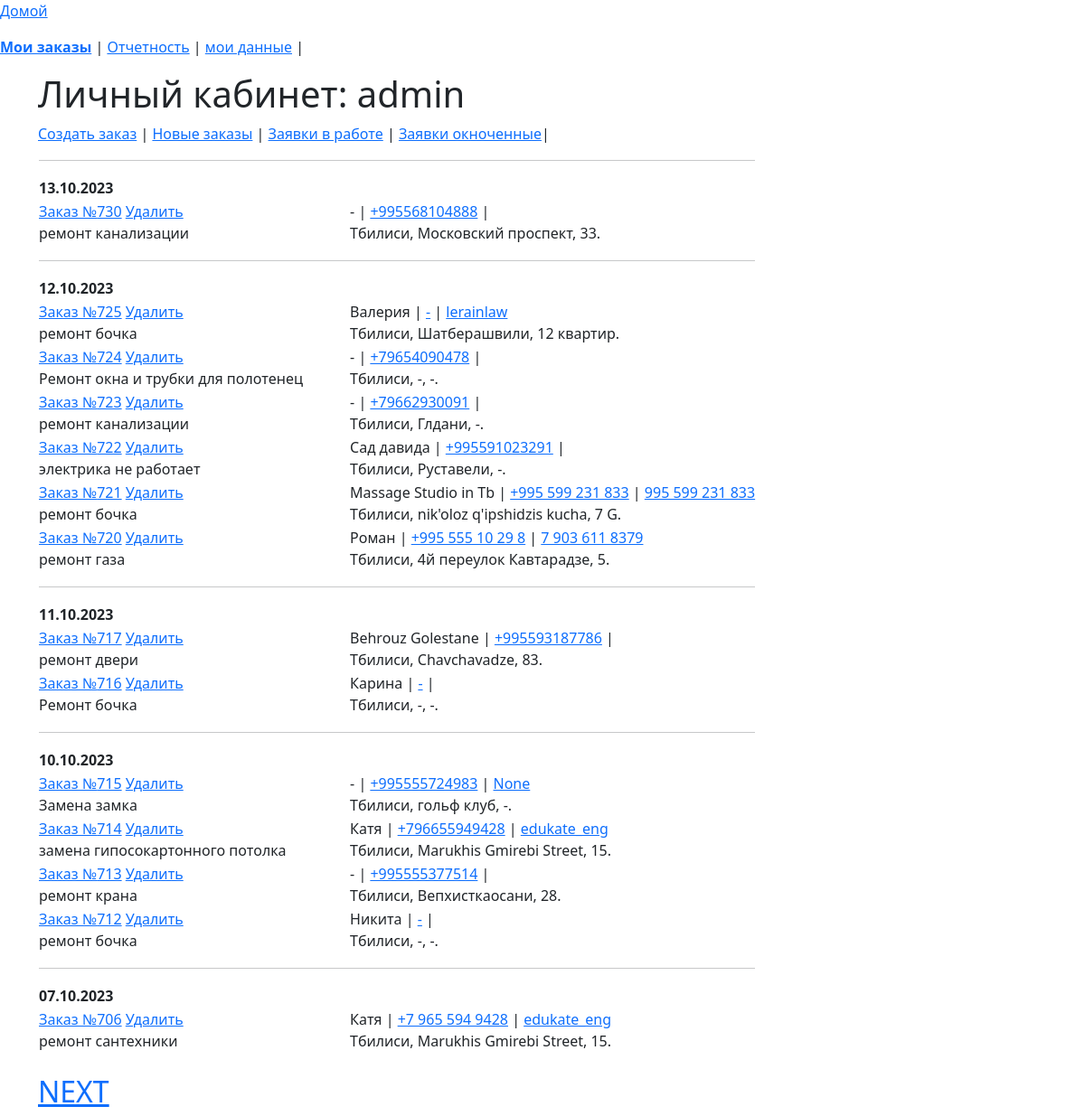
Screenshot of /list_order (signed in) with the database file from the repository.
### app_site/models.py (models this page shows)
class OrderList(models.Model):
    time_in = models.DateTimeField(auto_now_add=True, verbose_name='Дата заказа')
    time_out = models.DateTimeField(null=True, blank=True, verbose_name='Дата выполнения')
    repairer_id = models.ForeignKey(User, on_delete=models.SET_NULL, null=True, blank=True,
                                    verbose_name='Мастер', default='', )
    price = models.DecimalField(decimal_places=2, max_digits=7, null=True, blank=True, verbose_name='Стоимость работ')
    text_order = models.CharField(max_length=1500, verbose_name='Описание проблемы', blank=True, null=True)
    customer_name = models.CharField(max_length=50, verbose_name='Ваше имя')
    customer_phone = models.CharField(max_length=16, verbose_name='Номер телефона')
    customer_telegram = models.CharField(max_length=26, verbose_name='Телеграм', blank=True, null=True)
    customer_code = models.CharField(max_length=16, verbose_name='Код организации', blank=True, null=True)
    address_city = models.CharField(max_length=2, choices=CITY_CHOICES, default='TB', null=True, blank=True,
                                    verbose_name='Город')
    order_status = models.CharField(max_length=3, choices=ORDER_STATUS, default='BEG', null=True, blank=True,
                                    verbose_name='Статус заказа')
    address_street_app = models.CharField(max_length=150, verbose_name='Улица', null=True, blank=True)
    address_num = models.CharField(max_length=10, verbose_name='Номер дома', null=True, blank=True)
    services = models.ManyToManyField('Service', through='Invoice')
    class Meta:
        verbose_name = 'Список заказов'
        verbose_name_plural = 'Список заказов'

### app_site/views.py (the view)
# urls.py: path('list_order', OrderManagementSystem.as_view(), name='list_order'),
class OrderManagementSystem(LoginRequiredMixin, ListView):
    model = OrderList
    context_object_name = 'order'
    template_name = 'order_list.html'
    def get_queryset(self):
        if not self.request.GET.get('work_status'):
            self.queryset = OrderList.objects\
                .filter(repairer_id=self.request.user)\
                .order_by("-pk")
        else:
            self.queryset = OrderList.objects \
                .filter(repairer_id=self.request.user, order_status=self.request.GET.get('work_status')) \
                .order_by("-pk")
        return self.queryset[0:14]
    def get_context_data(self, **kwargs):
        context = super().get_context_data(**kwargs)
        context['form'] = OrderForm
        return context

### app_site/templatetags/custom_filters.py (called while the page is built)
@register.filter()
def choice_tag(value, A):
    try:
        if A == 'city':
            a = dict(CITY_CHOICES)
        elif A == 'status_order':
            a = dict(ORDER_STATUS)
        elif A == 'month':
            a = dict(MONTH)
        elif A == 'work_type':
            a = dict(WORK_CHOICES)
        return f'{a[value]}'
    except KeyError:
        return f''

### templates/order_list.html (shortened to what this page needs)
{% extends 'flatpages/default_user.html' %}
{% load custom_filters %}
{% load custom_tags %}
{% block body %}
<a href="#"  onclick="show_create_order_form(document.getElementById('form'))"
                      id="link_create_order_form">Создать заказ</a> |
<a href="{% url 'list_order' %}?work_status=SND">Новые заказы</a> |
<a href="{% url 'list_order'%}?work_status=RCV">Заявки в работе</a> |
<a href="{% url 'list_order'%}?work_status=END">Заявки окноченные</a>|
<table id="head" >
    {% regroup order by time_in|date:"d.m.Y" as day %}
        {% for y in day %}
        <tr><td  colspan="6"><hr></td></tr>
        <tr>
            <td  colspan="6">
                <b>{{ y.grouper }}</b>
            </td>
        <tr>
            {% for i in y.list %}
            <tr>
                <td>
                    <a href="{% url 'invoice' i.pk %}" id="order_{{ i.pk }}">Заказ №{{ i.pk}}</a>
                    <a href="{% url 'delete-order' i.pk %}" id="delete_{{ i.pk }}">Удалить</a><br>
                    <span id="text_order_{{ i.pk }}">{{ i.text_order|truncatechars:70 }}</span>
                </td>
                <td width = 50></td>
                <td><span id="customer_name_{{ i.pk }}">{{ i.customer_name }}</span> |
                    <a href="tel:+{{ i.customer_phone }}" title="Телефон" id="customer_phone_{{ i.pk }}">{{ i.customer_phone }}</a> |
                    <a href="https://t.me/{{ i.customer_telegram|cut:'@' }}" title="Телеграм" id="customer_telegram_{{ i.pk }}">
                        {{ i.customer_telegram }}</a>
                    <br>
                    <span id="city_{{ i.pk }}">{{ i.address_city|choice_tag:'city'}}</span>,
                    <span id="street_app_{{ i.pk }}">{{ i.address_street_app }}</span>,
                    <span id="num_{{ i.pk }}">{{ i.address_num }}</span>.
                </td>
                </tr>
            {% endfor %}
        {% endfor %}
    </tr>
</table>
<br>
<h2>
    {% if order.13.pk %}
        <a href="../listorderjson?last_pk={{ order.13.pk }}&work_status=ALL" class="p" id="paginator_next">NEXT</a>
    {% endif %}
</h2>
{% endblock body %}

### templates/flatpages/default_user.html (shortened to what this page needs)
{% load static %}
<!doctype html>
<html lang="en">
  <head>
    <link href="https://cdn.jsdelivr.net/npm/bootstrap@5.3.0/dist/css/bootstrap.min.css" rel="stylesheet">
  </head>
  <body>
<p><a href="{% url 'home' %}" >Домой</a></p>
{% url 'list_order' as the_url1 %}
{% url 'stat' as the_url2 %}
{% url 'user' request.user.id as the_url3 %}
<p>
{% if the_url1 in request.get_full_path  %}
<a href="{{ the_url1 }}"><b>Мои заказы</b></a> |
{% else %}
<a href="{{ the_url1 }}">Мои заказы</a> |
{% endif %}
{% if the_url2 in request.get_full_path  %}
<a href="{{ the_url2 }}"><b>Отчетность</b></a> |
{% else %}
<a href="{{ the_url2 }}">Отчетность</a> |
{% endif %}
{% if the_url3 in request.get_full_path  %}
<a href="{{ the_url3 }}"><b>мои данные</b></a> |
{% else %}
<a href="{{ the_url3 }}">мои данные</a> |
{% endif %}
</p>
<div class="container">
<h1 class="test">Личный кабинет: {{ user.username }}</h1>
{% block body %}
{% endblock body%}
</div>
  </body>
</html>

### rows the page displays
OrderList: pk "730", text_order "ремонт канализации", customer_name "-", customer_phone "+995568104888", address_city|choice_tag "Тбилиси", address_street_app "Московский проспект", address_num "33"
OrderList: pk "725", text_order "ремонт бочка", customer_name "Валерия", customer_phone "-", customer_telegram "lerainlaw", address_city|choice_tag "Тбилиси", address_street_app "Шатберашвили", address_num "12 квартир"
OrderList: pk "724", text_order "Ремонт окна и трубки для полотенец", customer_name "-", customer_phone "+79654090478", address_city|choice_tag "Тбилиси", address_street_app "-", address_num "-"
OrderList: pk "723", text_order "ремонт канализации", customer_name "-", customer_phone "+79662930091", address_city|choice_tag "Тбилиси", address_street_app "Глдани", address_num "-"
OrderList: pk "722", text_order "электрика не работает", customer_name "Сад давида", customer_phone "+995591023291", address_city|choice_tag "Тбилиси", address_street_app "Руставели", address_num "-"
OrderList: pk "721", text_order "ремонт бочка", customer_name "Massage Studio in Tb", customer_phone "+995 599 231 833", customer_telegram "995 599 231 833", address_city|choice_tag "Тбилиси", address_street_app "nik'oloz q'ipshidzis kucha", address_num "7 G"
OrderList: pk "720", text_order "ремонт газа", customer_name "Роман", customer_phone "+995 555 10 29 8", customer_telegram "7 903 611 8379", address_city|choice_tag "Тбилиси", address_street_app "4й переулок Кавтарадзе", address_num "5"
OrderList: pk "717", text_order "ремонт двери", customer_name "Behrouz Golestane", customer_phone "+995593187786", address_city|choice_tag "Тбилиси", address_street_app "Chavchavadze", address_num "83"
OrderList: pk "716", text_order "Ремонт бочка", customer_name "Карина", customer_phone "-", address_city|choice_tag "Тбилиси", address_street_app "-", address_num "-"
OrderList: pk "715", text_order "Замена замка", customer_name "-", customer_phone "+995555724983", customer_telegram "None", address_city|choice_tag "Тбилиси", address_street_app "гольф клуб", address_num "-"
OrderList: pk "714", text_order "замена гипосокартонного потолка", customer_name "Катя", customer_phone "+796655949428", customer_telegram "edukate_eng", address_city|choice_tag "Тбилиси", address_street_app "Marukhis Gmirebi Street", address_num "15"
OrderList: pk "713", text_order "ремонт крана", customer_name "-", customer_phone "+995555377514", address_city|choice_tag "Тбилиси", address_street_app "Вепхисткаосани", address_num "28"
OrderList: pk "712", text_order "ремонт бочка", customer_name "Никита", customer_phone "-", address_city|choice_tag "Тбилиси", address_street_app "-", address_num "-"
OrderList: pk "706", text_order "ремонт сантехники", customer_name "Катя", customer_phone "+7 965 594 9428", customer_telegram "edukate_eng", address_city|choice_tag "Тбилиси", address_street_app "Marukhis Gmirebi Street", address_num "15"

### other values shown
{{ user.username }} "admin"
{{ y.grouper }} "13.10.2023" "12.10.2023" "11.10.2023" "10.10.2023" "07.10.2023"
